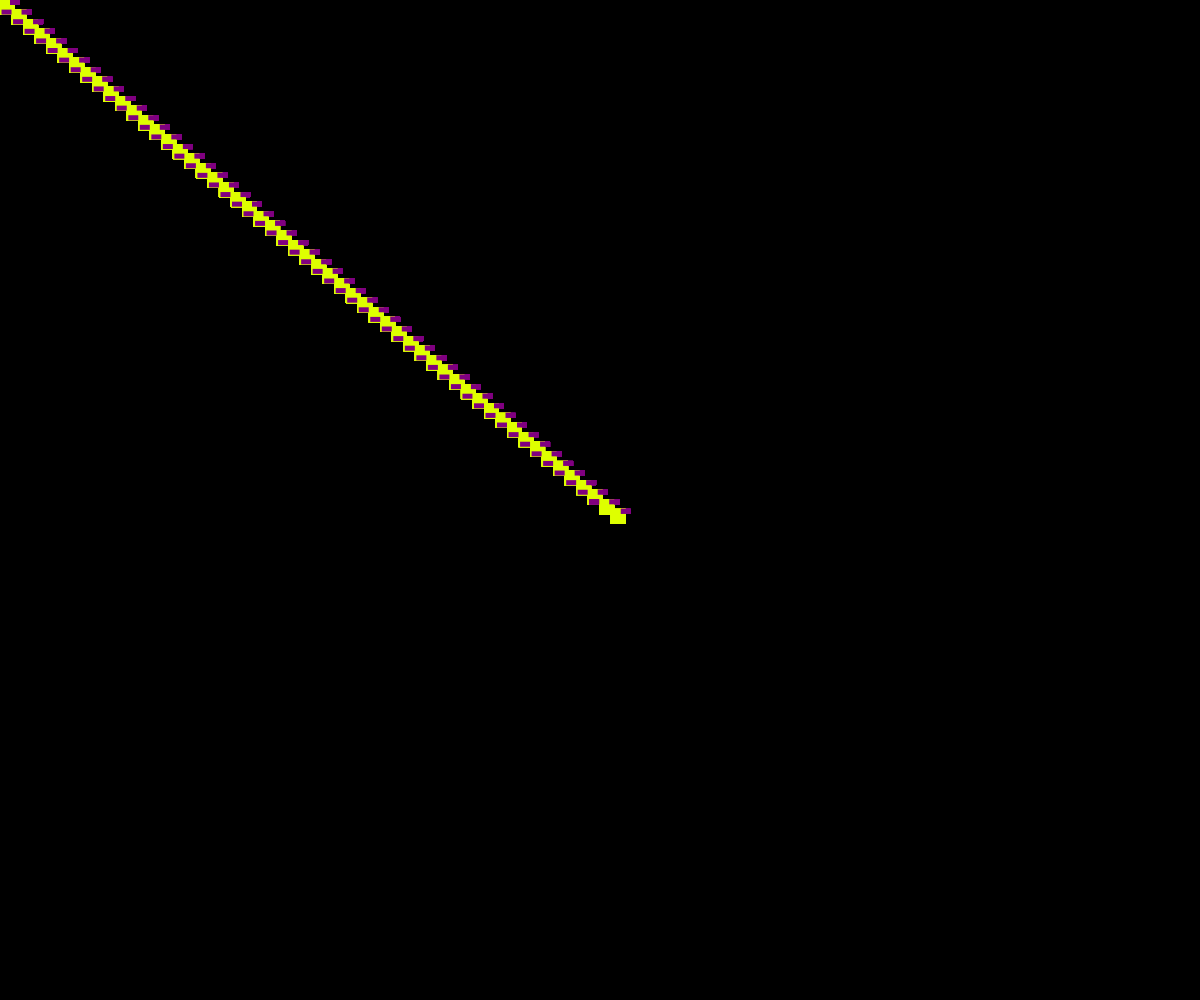
Frame 1 (no input)
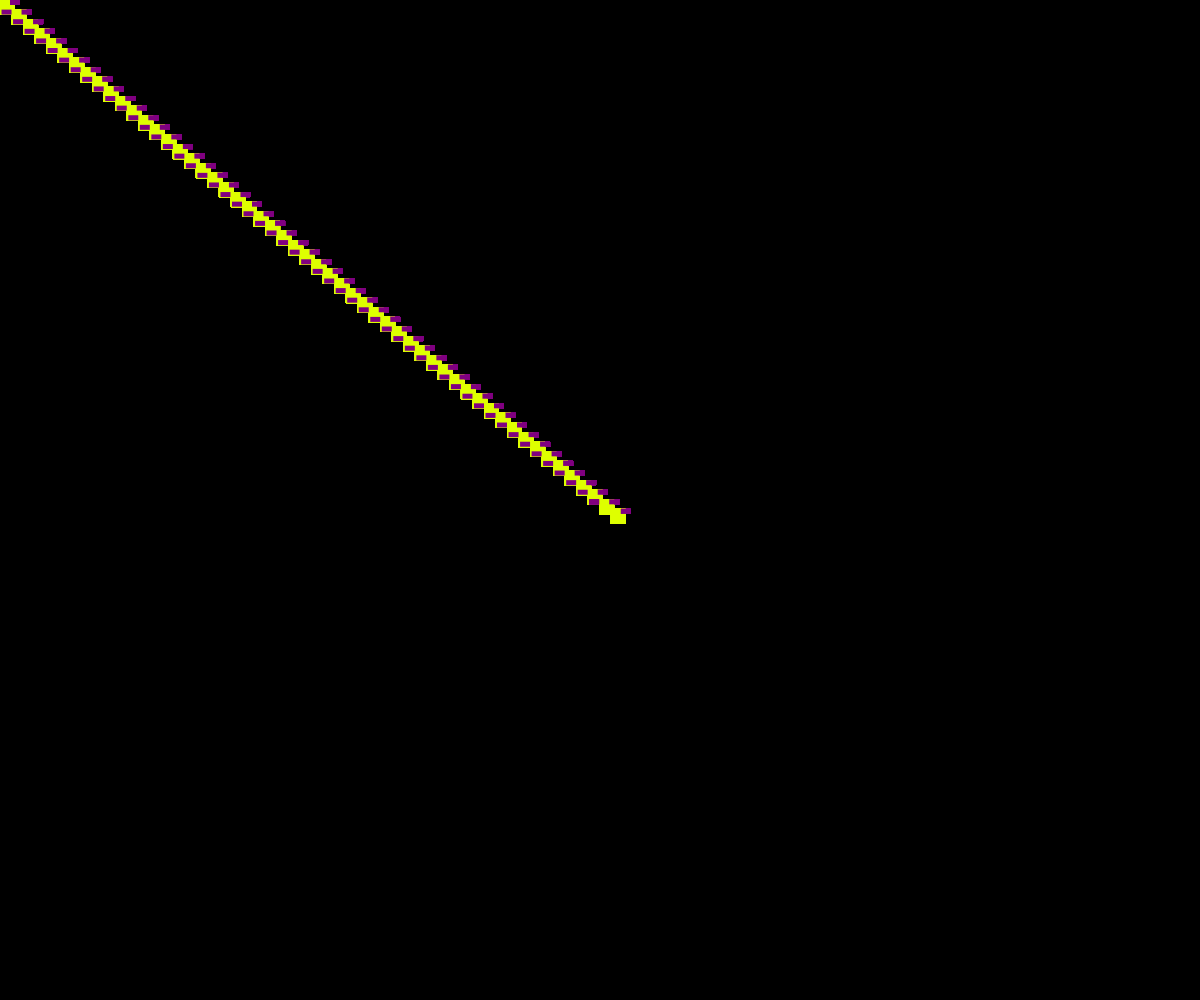
Frame 60 (no input)
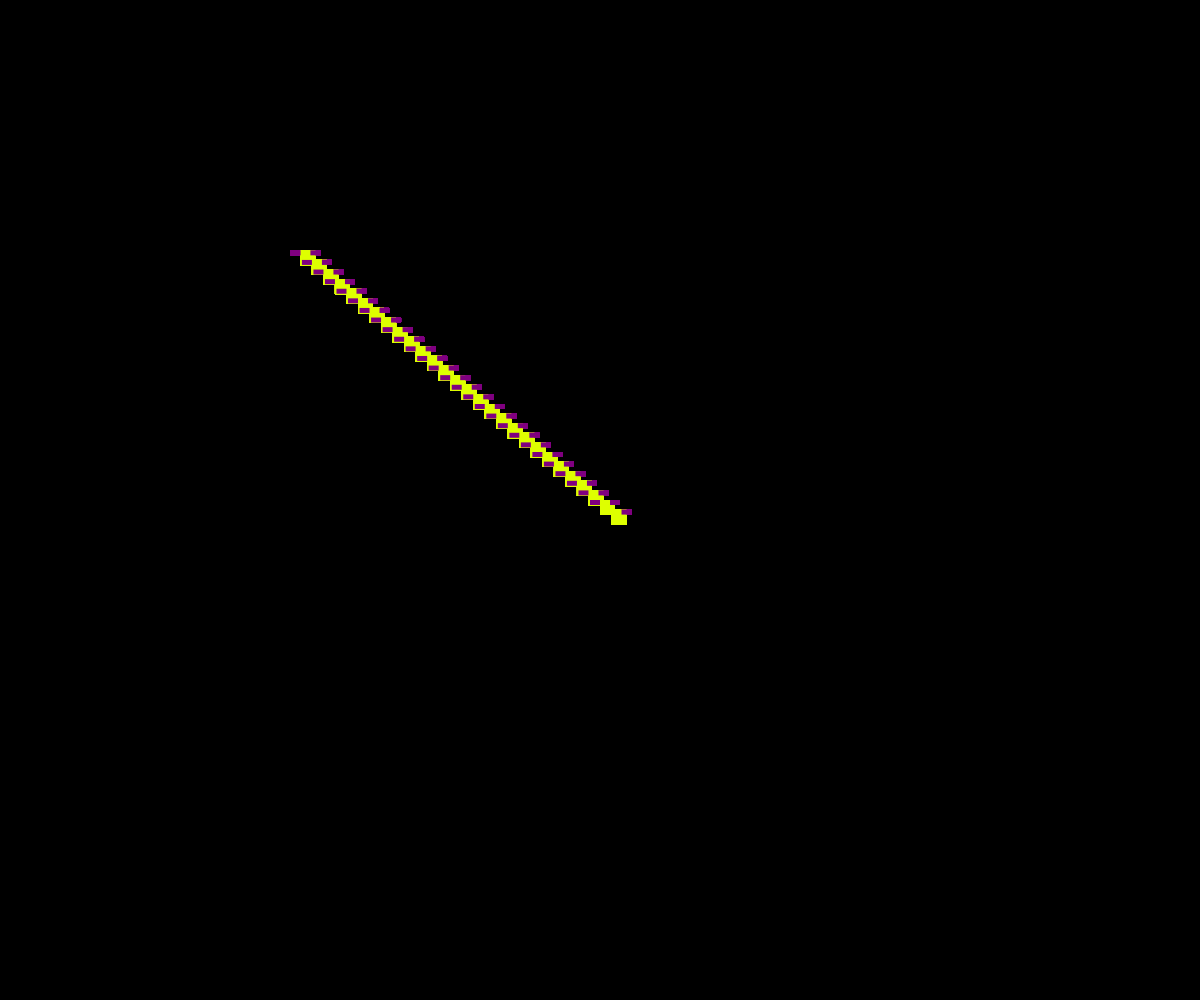
Frame 120 (the mouse pressed at the canvas centre since frame 60)

The p5.js sketch that drew these frames (run headless with seeded random() and noise() and a simulated clock; from frame 60 on, the mouse is pressed at the canvas centre):

// p5.js sketch
// ── sketch.js

// Project Title
// Your Name
// Date
//
// Extra for Experts:
// - describe what you did to take this project "above and beyond"

let millipede = [];
let totalSegments = 65;
let segmentLength = 15;
let legOffset = 10;
let direction;

function setup() {
  createCanvas(windowWidth, windowHeight);
  // Initialize millipede
  for (let i = 0; i < totalSegments; i++ ){
    let position = createVector(width/2, height/2);
    millipede.push(position);
  }
}

function draw() {
  background(0);
  
  // The first segment (head) follows the mouse
  
  let head = createVector(mouseX, mouseY);
  millipede[0] = head;
  
  // Make each segment follow the one ahead of it
  
  for (let i = 1; i < millipede.length; i++){
    let prevSegment = millipede[i - 1];
    let currentSegment = millipede[i];
    
    // Calculate direction from current segment to segment ahead
  
    direction = p5.Vector.sub(prevSegment, currentSegment);
    direction.setMag(segmentLength);
    
    // Update the current segment's position to follow the previous segment
  
    currentSegment = p5.Vector.sub(prevSegment, direction);
    millipede[i] = currentSegment; // Store the updated position
    
    // Draw each segment as an ellipse (circle)
    for (let i = 0; i < millipede.length; i++) {
      fill(222, 255, 0);
      noStroke();
      square(millipede[i].x, millipede[i].y, segmentLength);  // Draw each segment
      
      // Add legs to each segment (nested loop)
      
      for (let j = 0; j < 2; j++){
        let legOffsetX = legOffset * (j === 0 ? -1: 1); // uses if else statement to decide whether the leg is going to be on the right side or left side
        let legX = millipede[i].x + legOffsetX;
        let legY = millipede[i].y;
            
        fill("purple");  // Leg color
        rect(legX, legY, 10, 5);
                                          
      }   

    }
    
  }
    
  
}
